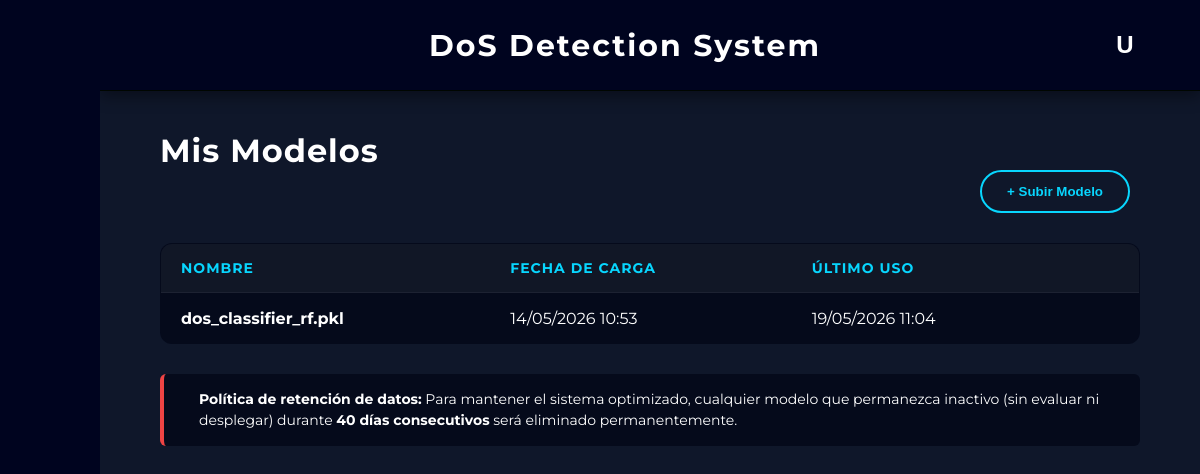
The page /modelos (signed in) on the database as committed earlier.
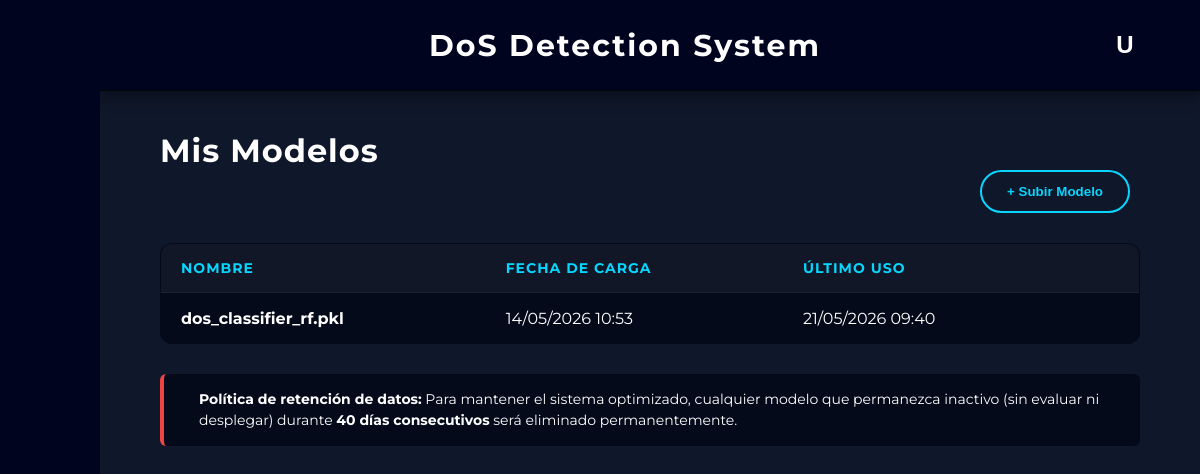
The same page on the database as committed later.
### app/models.py (models this page shows)
class Modelo(db.Model):
    __tablename__ = 'modelos'
    id = db.Column(db.Integer, primary_key=True)
    nombre = db.Column(db.String(150), nullable=False)
    ruta_archivo = db.Column(db.String(255), nullable=False)
    usuario_id = db.Column(db.Integer, db.ForeignKey('usuarios.id'), nullable=False)
    fecha_subida = db.Column(db.DateTime, default=datetime.now(pytz.timezone('Europe/Madrid')))
    fecha_ultimo_uso = db.Column(db.DateTime, default=datetime.now(pytz.timezone('Europe/Madrid')))
    usuario = db.relationship('User', backref=db.backref('modelos', lazy=True))

### app/routes/pages/modelos.py (the view)
@modelos_bp.route("/modelos", methods=["GET"])
def index():
    if session.get('guest'):
        datos_invitado = session.get('guest_models', [])
        modelos = [ModeloInvitado(m['nombre'], m['fecha_subida']) for m in datos_invitado]
    else:
        user_id = session.get('user_id')
        if not user_id:
            return redirect(url_for('auth.login'))
        modelos = Modelo.query.filter_by(usuario_id=user_id).order_by(Modelo.fecha_subida.desc()).all()
    return render_template("modelos.html", modelos=modelos)

### app/templates/modelos.html (shortened to what this page needs)
{% extends "base.html" %}
{% block content %}
<div style="padding: 40px 60px;">
    <h2><span style="color: white; margin-bottom: 30px; font-size: 32px; letter-spacing: 1px;">Mis Modelos</span></h2>
    <div class="table-header">
        <button class="action-btn" onclick="openModal()">+ Subir Modelo</button>
    </div>
    <table class="glass-table">
        <thead>
            <tr>
                <th>Nombre</th>
                <th>Fecha de Carga</th>
                <th>Último Uso</th>
                <th style="text-align: center;"> </th>
            </tr>
        </thead>
        <tbody>
            {% for modelo in modelos %}
            <tr>
                <td style="font-weight: bold;">{{ modelo.nombre }}</td>
                <td>{{ modelo.fecha_subida.strftime('%d/%m/%Y %H:%M') }}</td>
                <td>{{ modelo.fecha_ultimo_uso.strftime('%d/%m/%Y %H:%M') }}</td>
                <td style="text-align: center;">
                    <form action="{{ url_for('modelos.delete', model_id=(modelo.id if not session.get('guest') else loop.index0)) }}"
                        method="POST"
                        onsubmit="confirmAction(event, this, '¿Quiere eliminar este modelo?');"
                        style="display: inline;">
                        <button type="submit" class="delete-btn" title="Eliminar Modelo">
                        </button>
                    </form>
                </td>
            </tr>
            {% else %}
            <tr>
                <td colspan="4" style="text-align: center; padding: 30px; opacity: 0.7;">No has subido ningún modelo todavía.</td>
            </tr>
            {% endfor %}
        </tbody>
    </table>
    <div style="margin-top: 30px; padding: 15px 20px; background: rgba(2, 6, 23, 0.726); border-left: 4px solid #ef4444; border-radius: 6px; display: flex; align-items: center; gap: 15px;">
        <p style="color: white; font-size: 14px; margin: 0; line-height: 1.5;">
            <strong>Política de retención de datos:</strong> Para mantener el sistema optimizado, cualquier modelo que permanezca inactivo (sin evaluar ni desplegar) durante <strong>40 días consecutivos</strong> será eliminado permanentemente.
        </p>
    </div>
</div>
{% endblock %}

### app/templates/base.html (shortened to what this page needs)
<!DOCTYPE html>
<html lang="en">
<head>
    <link rel='stylesheet' href='https://cdn-uicons.flaticon.com/2.2.0/uicons-regular-rounded/css/uicons-regular-rounded.css'>
    <link rel='stylesheet' href='https://cdn-uicons.flaticon.com/2.2.0/uicons-thin-rounded/css/uicons-thin-rounded.css'>
    <link rel="stylesheet" href="{{ url_for('static', filename='css/style.css') }}">
</head>
<body class="body-home">
    {% if request.endpoint not in ['main.index', 'auth.login', 'auth.register'] %}
        <div class="app-layout">
            <aside class="sidebar" id="appSidebar">
                <div class="sidebar-top">
                    <button class="side-btn hamburger" onclick="toggleSidebar()">
                    </button>
                </div>
                <div class="sidebar-middle">
                    <button class="side-btn" onclick="location.href='/dashboard'" title="Inicio">
                    </button>
                    <button class="side-btn" onclick="location.href='/dispositivos'" title="Dispositivos">
                    </button>
                    <button class="side-btn" onclick="location.href='/modelos'" title="Modelos">
                    </button>
                    <button class="side-btn" onclick="location.href='/evaluacion'" title="Evaluación">
                    </button>
                </div>
            </aside>
            <main class="main-content">
                <header class="app-header">
                    <div class="app-title">
                        <a href="{{ url_for('dashboard.dashboard') }}" style="text-decoration: none;">
                            <h2>DoS Detection System</h2>
                        </a>
                    </div>
                    <div class="user-menu-container">
                        <button class="user-btn" onclick="toggleDropdown()">
                            {% if session.get('guest') %}
                                I
                            {% elif session.get('username') %}
                                {{ session.get('username')[0] | upper }}
                            {% else %}
                                U
                            {% endif %}
                        </button>
                    </div>
                </header>
                <div style="height: calc(100vh - 90px); overflow-y: auto;">
    {% else %}
        <div class="{% block container_class %}container{% endblock %}">
    {% endif %}
        {% block content %}{% endblock %}
    {% if request.endpoint not in ['main.index', 'auth.login', 'auth.register'] %}
                </div>
            </main>
        </div>
    {% else %}
        </div>
    {% endif %}
</body>
</html>

### app/static/css/style.css (style rules this page uses)
* { margin: 0; padding: 0; box-sizing: border-box; }
body { font-family: 'Montserrat', "Segoe UI", Tahoma, sans-serif; background-color: #0f172a; color: #e5e7eb; }
button { background-color: #013d76; color: white; border: none; padding: 10px 15px; border-radius: 8px; cursor: pointer; margin-right: 10px; font-weight: bold; }
header { background-color: #020617; padding: 15px; text-align: center; border-bottom: 1px solid #1f2937; }
.body-home { background-image: url('../img/fondo.png'); background-size: cover; background-position: center; background-repeat: no-repeat; background-attachment: fixed; margin: 0; height: 100vh; }
.app-layout { display: flex; height: 100vh; width: 100%; }
.main-content { flex-grow: 1; display: flex; flex-direction: column; padding: 0; }
.sidebar { width: 100px; flex-shrink: 0; background-color: #00041f; border-radius: 0; display: flex; flex-direction: column; align-items: flex-start; justify-content: space-between; padding: 40px 0 40px 22.5px; z-index: 10; transition: width 0.3s ease; }
.sidebar-middle { display: flex; flex-direction: column; gap: 25px; }
.side-btn { width: 55px; height: 55px; border: none; background-color: transparent; color: white; font-size: 22px; font-weight: bold; cursor: pointer; display: flex; align-items: center; justify-content: flex-start; padding-left: 15px; transition: width 0.3s ease, transform 0.2s, color 0.2s; box-shadow: none; overflow: hidden; white-space: nowrap; }
.side-btn.hamburger { font-size: 20px; font-weight: normal; }
.app-header { background-color: #00041f !important; border-bottom: 1px solid #000600 !important; display: flex; justify-content: space-between; align-items: center; padding: 20px 50px; box-shadow: 0 5px 15px rgba(0,0,0,0.4); z-index: 5; }
.app-title { flex-grow: 1; text-align: center; background: transparent !important; border: none !important; box-shadow: none !important; }
.app-title h2 { color: white; margin: 0; font-size: 30px; font-weight: 700; letter-spacing: 2px; text-shadow: none; }
.user-menu-container { position: relative; display: inline-block; }
.user-btn { width: 50px; height: 50px; background-color: transparent; border: none; color: white; font-size: 24px; font-weight: bold; margin-right: 0; cursor: pointer; display: flex; align-items: center; justify-content: center; transition: color 0.2s ease, transform 0.2s ease; }
.table-header { display: flex; justify-content: space-between; align-items: center; margin-bottom: 30px; color: #00041f; }
.action-btn { background-color: transparent; color: #08d6fe; border: 2px solid #08d6fe; padding: 12px 25px; border-radius: 50px; font-weight: bold; cursor: pointer; transition: all 0.3s ease; }
.glass-table { width: 100%; border-collapse: collapse; background-color: rgba(2, 6, 23, 0.726); border: 1px solid rgba(255, 255, 255, 0.1); border-radius: 12px; overflow: hidden; color: white; }
.glass-table th, .glass-table td { padding: 15px 20px; text-align: left; border-bottom: 1px solid rgba(255, 255, 255, 0.05); }
.glass-table th { background-color: rgba(255, 255, 255, 0.05); font-weight: bold; color: #08d6fe; text-transform: uppercase; font-size: 14px; letter-spacing: 1px; }
.delete-btn { background: transparent; border: none; color: #94a3b8; font-size: 18px; cursor: pointer; transition: all 0.2s ease; padding: 5px; margin: 0; }

Rows that differ between the two databases and show on the page:
changed Modelo "dos_classifier_rf.pkl": fecha_ultimo_uso "19/05/2026 11:04" → "21/05/2026 09:40"
